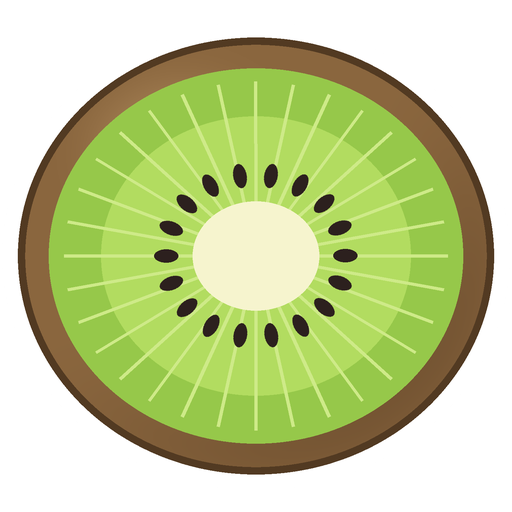
#> input picture gazeplay-games/src/main/resources/data/ninja/images/kiwi.png, 512 x 512 px, given in place of 1F344.png, which was not available
$ python make_magicrecipes_images.py ../../gazeplay-games/src/main/resources/data/ninja/images/kiwi.png ../../gazeplay-games/src/main/resources/data/ninja/images/lemon.png
#> lines starting #> are read from the running program, lines starting #| are printed output that depends on the picture
"""Makes the ingredients of "Recettes magiques" (gazeplay-games: data/potions/images/ingredients), made for GazePlay
Learning on 24/11/2026, when the game of the potions to mix became a game of recipes (maintainer's decision, tester's
feedback point 82: mixing the colors is the game "Mélanger les couleurs").

The ingredients are the emoji of OpenMoji (https://openmoji.org/, CC BY-SA 4.0): mushroom (1F344), feather (1FAB6),
star (2B50), cherry blossom (1F338), leaf fluttering in wind (1F343), red apple (1F34E), gem stone (1F48E), crescent
moon (1F319), spiral shell (1F41A), carrot (1F955), snowflake (2744), four leaf clover (1F340); cropped to their drawing
and put in squares of 256 x 256.

python make_magicrecipes_images.py <OpenMoji folder of the 618 x 618 color PNG files> <data/potions/images/ingredients>
Pillow is required.
"""
import os
import sys

from PIL import Image

INGREDIENTS = {
    'mushroom': '1F344', 'feather': '1FAB6', 'star': '2B50', 'flower': '1F338', 'leaf': '1F343', 'apple': '1F34E',
    'crystal': '1F48E', 'moon': '1F319', 'shell': '1F41A', 'carrot': '1F955', 'snowflake': '2744', 'clover': '1F340',
}
SIZE = 256

source, out = sys.argv[1], sys.argv[2]
os.makedirs(out, exist_ok=True)
for name, code in INGREDIENTS.items():
    drawing = Image.open(os.path.join(source, code + '.png')).convert('RGBA')
#> drawing is the input picture: PIL image 512x512 RGBA; mean R, G, B, A 122.8, 135.5, 78.8, 181.4
    drawing = drawing.crop(drawing.getbbox())
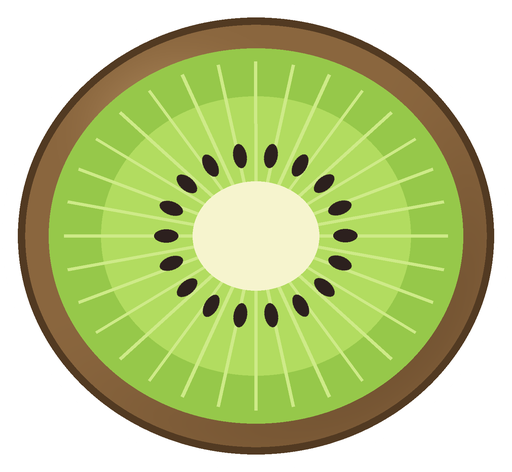
#> drawing: PIL image 512x472 RGBA; mean R, G, B, A 133.2, 147, 85.5, 196.7; transparent parts drawn white
    scale = SIZE * 0.94 / max(drawing.size)
#> scale = 0.47
    drawing = drawing.resize((round(drawing.width * scale), round(drawing.height * scale)), Image.LANCZOS)
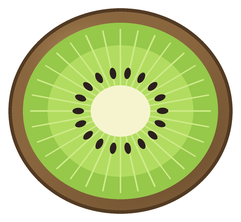
#> drawing: PIL image 241x222 RGBA; mean R, G, B, A 135.5, 149.3, 87.7, 196.7; transparent parts drawn white
    square = Image.new('RGBA', (SIZE, SIZE), (0, 0, 0, 0))
#> square: PIL image 256x256 RGBA; every value is 0
    square.paste(drawing, ((SIZE - drawing.width) // 2, (SIZE - drawing.height) // 2), drawing)
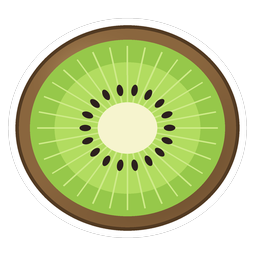
#> square: PIL image 256x256 RGBA; mean R, G, B, A 106.6, 117.8, 67.5, 160; transparent parts drawn white
    square.save(os.path.join(out, name + '.png'), optimize=True)
#> pass 2 of the loop `for name, code in INGREDIENTS.items():`:
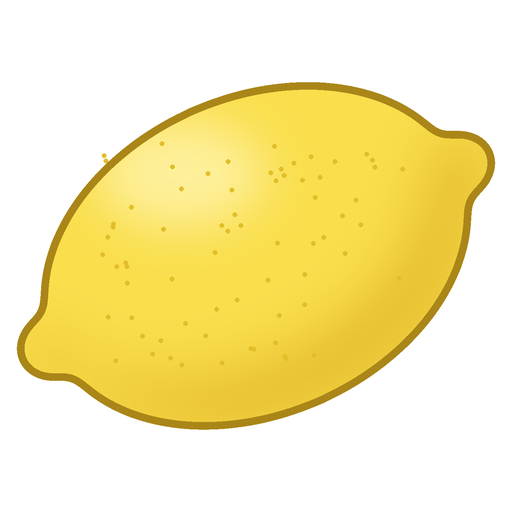
#> input picture gazeplay-games/src/main/resources/data/ninja/images/lemon.png, 512 x 512 px, given in place of 1FAB6.png, which was not available
#> drawing is the input picture: PIL image 512x512 RGBA; mean R, G, B, A 131, 117.7, 56.2, 135.7
#> `drawing = drawing.crop(drawing.getbbox())`:
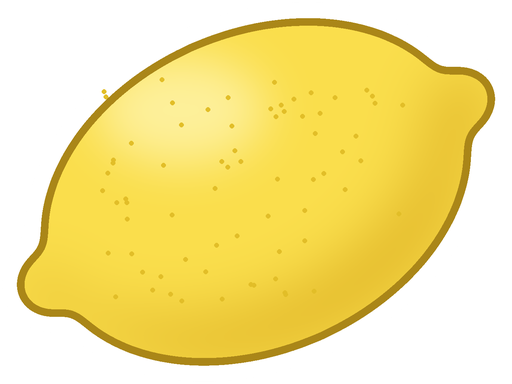
#> drawing: PIL image 512x384 RGBA; mean R, G, B, A 174.6, 156.9, 75, 181; transparent parts drawn white
#> `square.paste(drawing, ((SIZE - drawing.width) // 2, (SIZE - drawing.he..`:
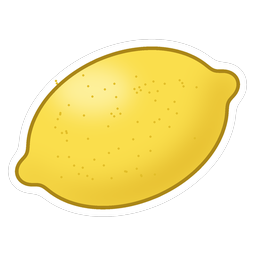
#> square: PIL image 256x256 RGBA; mean R, G, B, A 113.7, 102, 47.7, 119.3; transparent parts drawn white
#> (the run stopped early here; a loop or call above may not have finished)
